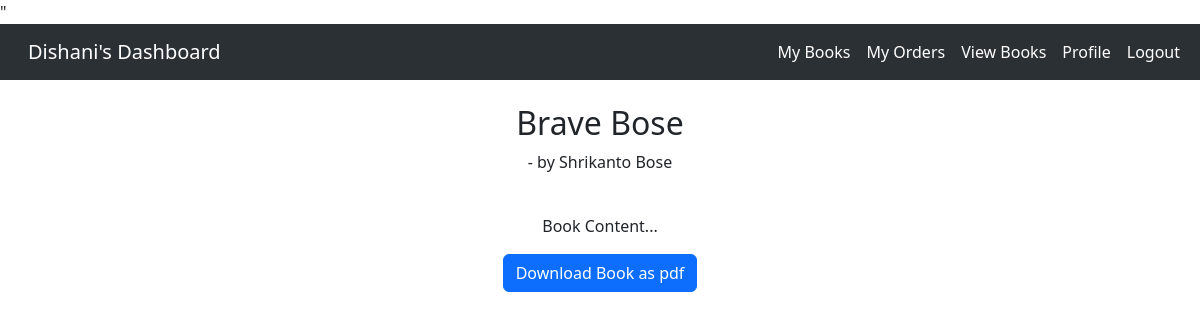
Page /access_order/1 on the committed database.
### app.py (models this page shows)
class Orders(db.Model):
     __tablename__="orders"
     order_id=db.Column(db.Integer, primary_key = True, autoincrement= True)
     user_id=db.Column(db.Integer, db.ForeignKey("user.id"))
     username=db.Column(db.String, nullable=False)
     book_id=db.Column(db.Integer, db.ForeignKey("book.book_id"))
     book_name=db.Column(db.String, nullable=False)
     category_id=db.Column(db.Integer, db.ForeignKey("categories.category_id"))
     author_name=db.Column(db.String, nullable=False)
     price=db.Column(db.Integer, db.ForeignKey("book.price"))
     payment=db.Column(db.String, nullable=False)
     date_of_issue=db.Column(db.String, nullable=False)

### app.py (the view)
@app.route('/access_order/<int:order_id>',methods=['GET','POST'])
def access_book(order_id):
    order=Orders.query.get(order_id)
    return render_template('/access_order.html', order=order, username=order.username)

### templates/access_order.html (shortened to what this page needs)
<!DOCTYPE html>
<html lang="en">
<head>
    <link rel="stylesheet" href="https://cdn.jsdelivr.net/npm/bootstrap@5.3.2/dist/css/bootstrap.rtl.min.css">"
</head>
<body>
    <nav class="navbar navbar-expand-lg bg-body-tertiary" data-bs-theme="dark">
            <div class="container-fluid">
              <a class="navbar-brand" href="#">{{username}}'s Dashboard</a>
              <div class="collapse navbar-collapse" id="navbarTogglerDemo03">
                <ul class="navbar-nav me-auto mb-2 mb-lg-0">
                  <li class="nav-item">
                    <a class="nav-link active" aria-current="page" href="/mybooks">My Books</a>
                  </li>
                  <li class="nav-item">
                    <a class="nav-link active" aria-current="page" href="/myorders">My Orders</a>
                  </li>
                  <li class="nav-item">
                    <a class="nav-link active" aria-current="page" href="/bookcart"> View Books</a>
                  </li>
                  <li class="nav-item">
                    <a class="nav-link active" aria-current="page" href="/profile">Profile</a>
                  </li>
                  <li class="nav-item">
                    <a class="nav-link active" aria-current="page" href="/login_as_user">Logout</a>
                  </li>
                </ul>
              </div>
            </div>
          </nav><br>
          <h2 style="text-align:center;">{{order.book_name}}</h2>
          <p style="text-align:center;"> - by {{order.author_name}}</p><br>
          <p style="text-align:center;">Book Content...</p>
          <div class="container" align="center">
          <form action = '/pay/{{order.order_id}}' method="POST">
          <button type="submit" class="btn btn-primary" onClick='window.print();'>Download Book as pdf</button>
          </div>
</body>
</html>

### rows in the picture
Orders: username "Dishani", book_name "Brave Bose", author_name "Shrikanto Bose"
